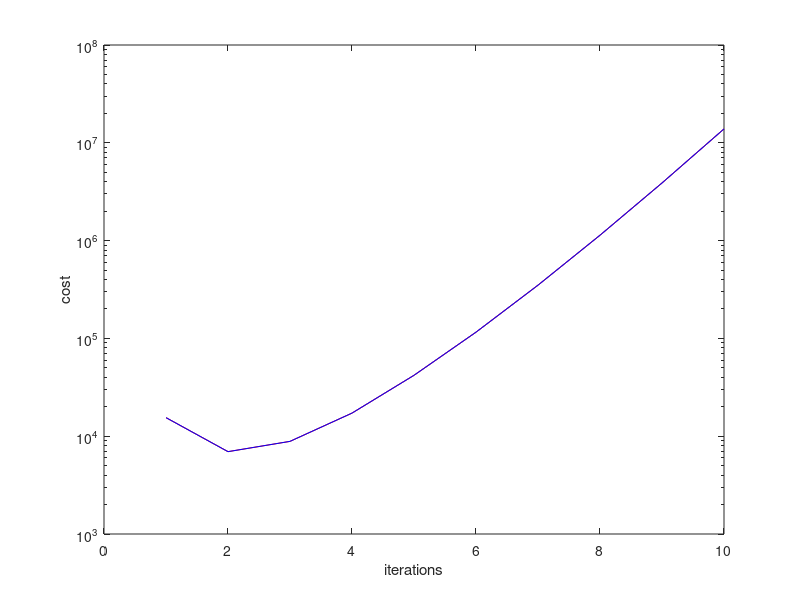
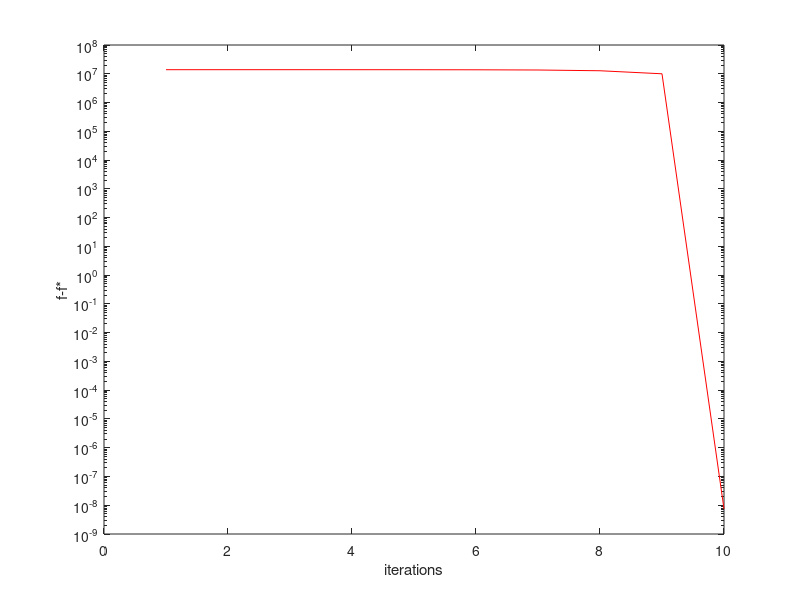

MATLAB code for these plots, in order:
clear 
clc
rng(1)
m = 100; % The number of data (row)
n = 500; % The number of variables (column)
A = normrnd(0, 1, [m,n]); % generate data
b = normrnd(0, 25, [m,1]); % generate random coefficient
la = 4;
x0 = 0.1 * ones(n,1);
K = 10;
L = max(eig(A'*A));
s = 1 / L;
x_k1 = x0;
y_k1 = x0;
t = ones(K,1);
cost1 = zeros(K-1,1);
cost2 = zeros(K-1,1);
error = zeros(K-1,1);
r = 3;

for i = 1: K
    beta = (i-1)/(i+r-1);
    x_k2 = y_k1 - 2 * s *  (A' * (A * y_k1 - b));
    y_k2 = x_k2 + beta * (x_k2 - x_k1);
    cost1(i) = norm(A * x_k2 - b)^2;
    x_k1 = x_k2;  
    y_k1 = y_k2;
end

x_k_1 = x0;
y_k_1 = x0; 
for j = 1:K 
    beta = (j - 1)/(j + r - 1);
    x_k_2 = y_k_1 - 2 * s *  A' * (A * y_k_1 - b);
    y_k_2 = x_k_2 + beta * (x_k_2 - x_k_1);
    t(j) = j * sqrt(s);
    cost2(j) = norm(A * x_k_2 - b)^2;
    error(j) = abs(norm(A * x_k_2 - b)^2 - norm(A * x_k1 - b)^2);
    x_k_1 = x_k_2;  
    y_k_1 = y_k_2;
end


iteration = linspace(1,K,K);

figure(1)
semilogy(iteration,cost1,'color','red')
hold on
semilogy(iteration,cost2,'color','blue')
xlabel('iterations')
ylabel('cost')

figure(2)
semilogy(iteration,error,'color','red')
xlabel('iterations')
ylabel('f-f*')


% A' * (A * x_k1 - b)
